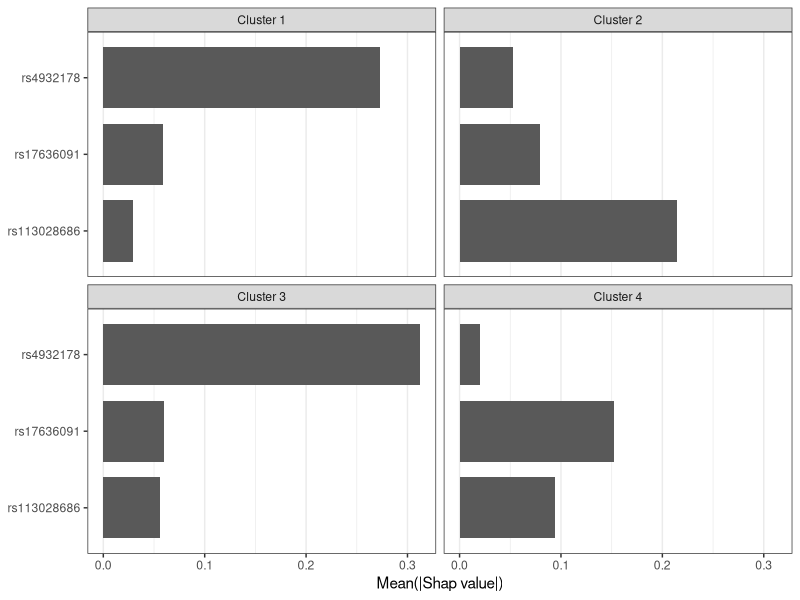
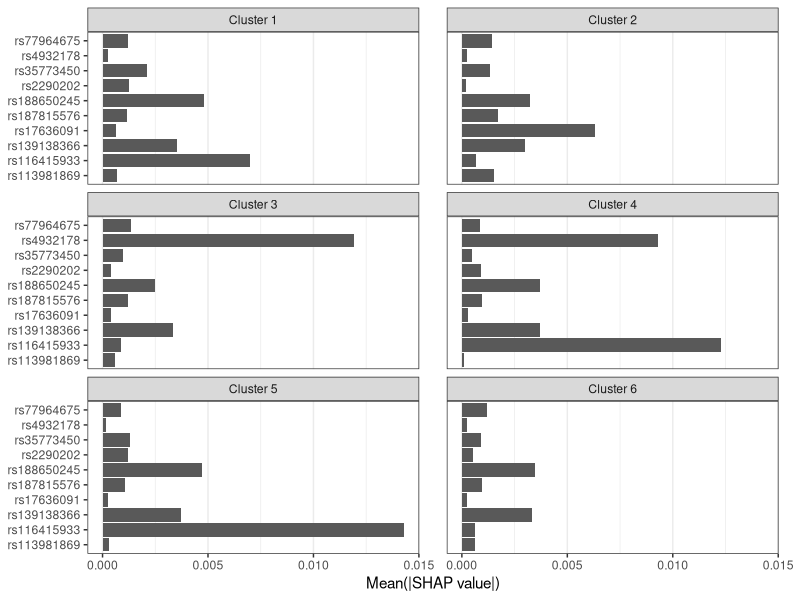
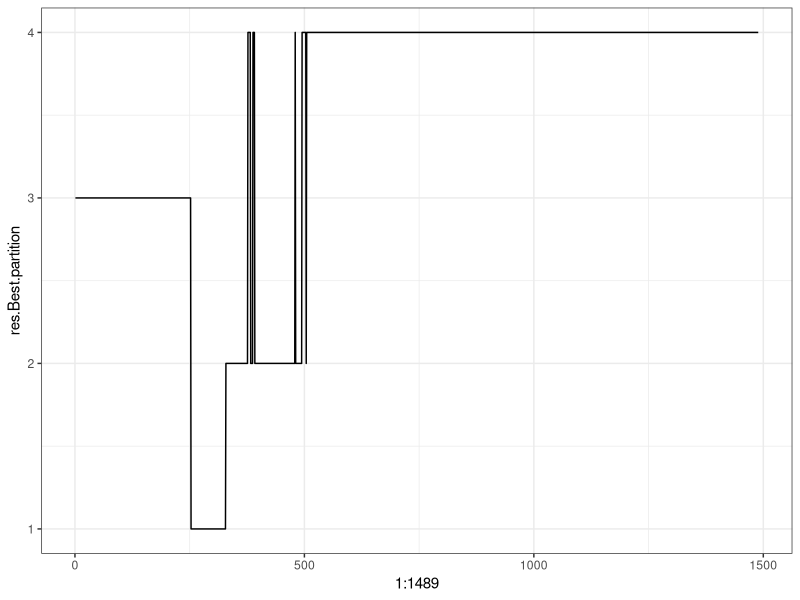
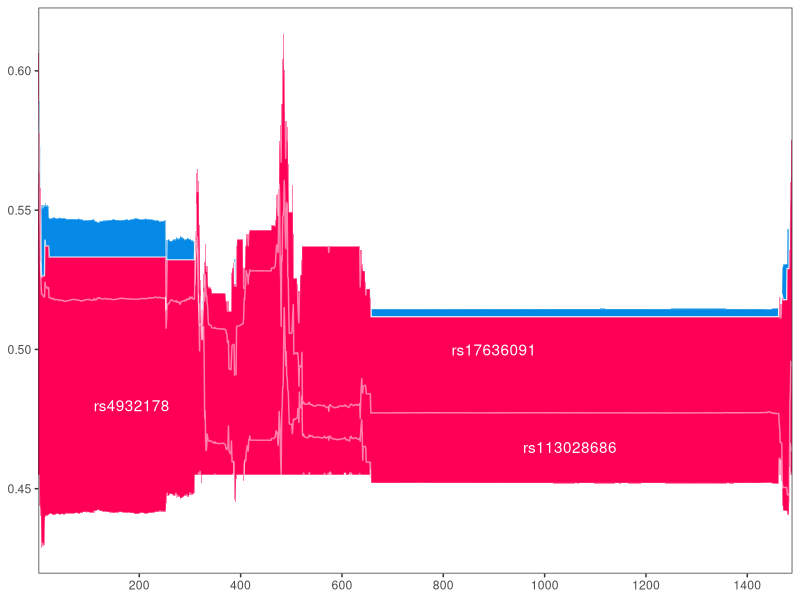
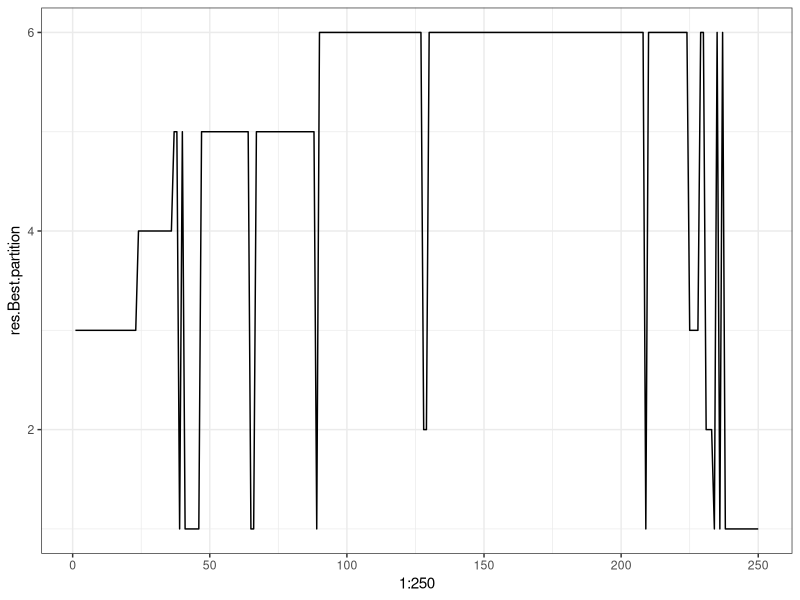
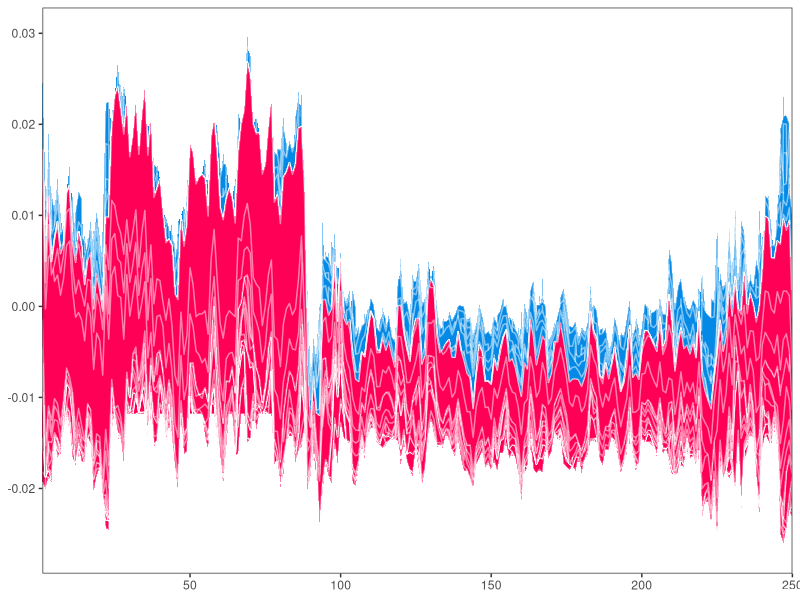
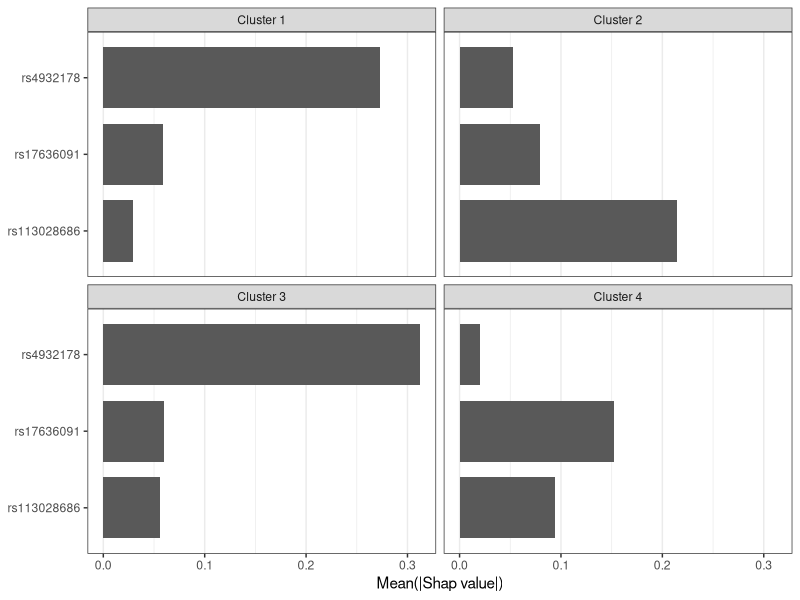
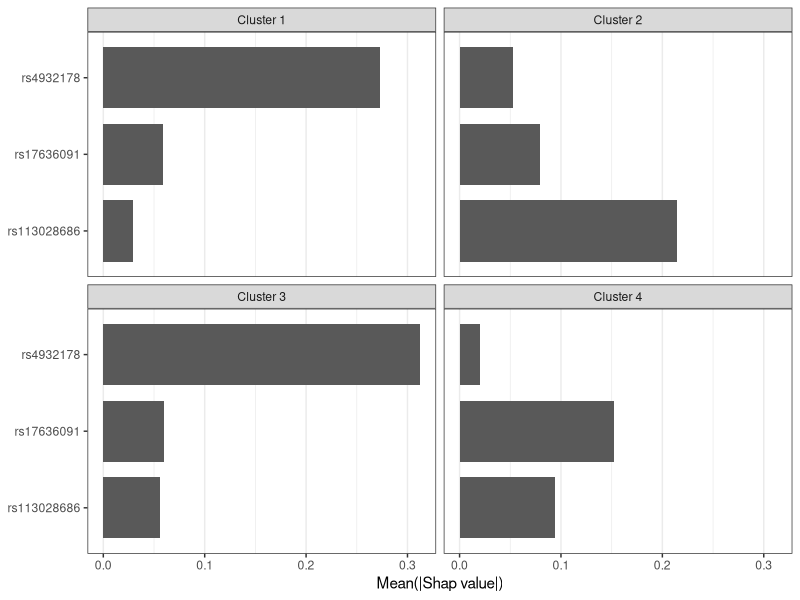

Reproduce these figures in R, in order. (Note: this script raises an error after producing the figures.)
## ---- chunk 1
library(ggplot2)
library(tidyr)
library(dplyr)
library(readr)
theme_set(theme_bw())
## ---- chunk 2
clusters_classic <- read_delim('results/clusters_classic.txt', delim = '\t') %>% 
  mutate(cluster = paste('Cluster', res.Best.partition))
shap_classic <- read_delim('results/shapValues_classic.txt', delim = '\t')
clusters_resAdj <- read_delim('results/clusters_resAdj.txt', delim = '\t') %>% 
  mutate(cluster = paste('Cluster', res.Best.partition))
shap_resAdj <- read_delim('results/shapValues_resAdj.txt', delim = '\t')
## ---- chunk 3
snps_classic <- shap_classic %>%
  select(contains('rs')) %>% 
  abs() %>%
  colMeans() %>%
  sort(decreasing = T) %>%
  names()

snps_resadj <- shap_resAdj %>%
  select(contains('rs')) %>% 
  abs() %>%
  colMeans() %>%
  sort(decreasing = T) %>%
  names()

classic_df <- clusters_classic  %>% 
  left_join(shap_classic) %>% 
  pivot_longer(contains('rs')) %>% 
  group_by(cluster, name) %>% # by cluster
  summarise(per_cluster = mean(abs(value)), .groups = 'drop') %>% 
  filter(per_cluster > 0.001)

imp_snps_classic <- unique(classic_df$name)
feat_imp_classic <- classic_df %>% 
  ggplot(aes(x = per_cluster, y = name)) +
  geom_col(width = 0.8) +
  facet_wrap(~ cluster, ncol = 2) +
  labs(x = 'Mean(|Shap value|)', y = NULL)+
  theme(panel.grid.major.y = element_blank(),
        panel.grid.minor.y = element_blank())
feat_imp_classic
# ggsave('figs/feat_imp_classic.pdf', feat_imp_classic,
#        width = 6, height = 3)
ggsave('figs/feat_imp_classic.ps', feat_imp_classic,
       width = 6, height = 3)
ggsave('figs/feat_imp_classic.png', feat_imp_classic,
       width = 6, height = 3)
## ---- chunk 4
resadj_df <- clusters_resAdj %>% 
  left_join(shap_resAdj) %>% 
  pivot_longer(contains('rs')) %>% 
  group_by(cluster, name) %>% # by cluster
  summarise(per_cluster = mean(abs(value)), .groups = 'drop')

imp_snps_resadj <- resadj_df %>%
  group_by(cluster) %>%
  top_n(5) %>%
  pull(name) %>%
  unique() %>%
  shap_resAdj[, .] %>%
  abs() %>%
  colMeans() %>%
  sort(decreasing = T) %>%
  names()

# look at top 5 clusters then unite
feat_imp_resadj <- resadj_df %>% 
  filter(name %in% imp_snps_resadj) %>%
  ggplot(aes(x = per_cluster, y = name)) +
  geom_col() +
  facet_wrap(~ cluster, ncol = 2) +
  labs(x = 'Mean(|SHAP value|)', y = NULL) +
  theme(panel.grid.major.y = element_blank(),
        panel.grid.minor.y = element_blank(),
        panel.spacing.x = unit(7, 'mm'),
        plot.margin = unit(c(5.5, 15.5, 5.5, 5.5), 'pt'))

feat_imp_resadj
# ggsave('figs/feat_imp_resadj.pdf', feat_imp_resadj,
#        width = 7, height = 5)
ggsave('figs/feat_imp_resadj.ps', feat_imp_resadj,
       width = 7, height = 5)
ggsave('figs/feat_imp_resadj.png', feat_imp_resadj,
       width = 7, height = 5)
## ---- chunk 5
# https://github.com/slundberg/shap/issues/29
# base_value_classic = -0.181025324381120

expit <- function(x) 1/(1+exp(-x))
untransformed_base_value_classic = -0.181025324381120
base_value_classic <- expit(untransformed_base_value_classic) # 0.4548669

# base_value_classic = 0
shap_cluster <- shap_classic[ , c('eid', snps_classic)] %>% 
  left_join(clusters_classic)

dist_mat <- shap_cluster[, snps_classic] %>% 
  as.matrix() %>% 
  dist(method = "euclidean")
clustered_shap <- hclust(dist_mat^2, method = 'complete')
myorder <- seriation:::reorder.hclust(clustered_shap, dist_mat^2, method = "OLO")

shap_reordered <- shap_cluster[myorder$order, ] %>% 
  mutate(row = row_number())

clusters_classic[myorder$order, ] %>% 
  ggplot(aes(x = 1:1489, y = res.Best.partition)) +
  geom_line()

shap_classic[, snps_classic] %>% head(30)

shap_trans <- shap_reordered %>% # TODO
  pivot_longer(contains('rs')) %>% 
  group_by(eid, row, name, cluster) %>% 
  summarise(value = sum(value), .groups = 'drop') %>% 
  pivot_wider(names_from = name) %>% 
  arrange(cluster)

# https://github.com/slundberg/shap/issues/29#issuecomment-408385378
shap_plot <- shap_trans %>% 
  mutate(
    original_explanation_distance = select(., contains("rs")) %>% rowSums(),
    total = expit(original_explanation_distance + untransformed_base_value_classic),
    min_rs = total,
    max_rs = total,
    distance_to_explain = total - base_value_classic,
    distance_coefficient = original_explanation_distance / distance_to_explain,
    across(starts_with('rs'), ~ .x / distance_coefficient)
  )

for (snp in snps_classic){ #TODO
  snp_name <- paste0(snp, '_loc')
  shap_plot <- shap_plot %>% 
    mutate(
      snp_loc = ifelse(!!sym(snp) >= 0, 
                       min_rs - !!sym(snp), 
                       max_rs - !!sym(snp)),
      min_rs = pmin(snp_loc, min_rs),
      max_rs = pmax(snp_loc, max_rs),
      !!snp_name := snp_loc
    )
}
shap_plot <- shap_plot %>% 
  select(row, cluster, total, ends_with('loc'))

p <- ggplot()
for (snp_name in rev(snps_classic)){
  snp <- paste0(snp_name, '_loc')
  new_shap <- shap_plot %>%
    mutate(fill = ifelse(total < !!sym(snp), '#048AE6', '#FF0056'),
           # color = ifelse(total < !!sym(snp), '#D1E6FA', '#FFC3D5'),
           ymin = pmin(total, !!sym(snp)),
           ymax = pmax(total, !!sym(snp))) %>% 
    arrange(row)
  rep_n <- nrow(new_shap)

  p <- p +
    geom_ribbon(
      data = new_shap, aes(x = row, ymin = total, ymax = ymax), fill = '#048AE6') +
    geom_ribbon(
      data = new_shap, aes(x = row, ymin = ymin, ymax = total), fill = '#FF0056') +
    geom_path(aes(x = row, y = !!sym(snp), group = 1),
              data = new_shap, color = 'white', alpha = 0.5) +
    geom_path(aes(x = row, y = total, group = 1), 
              data = new_shap, color = 'white', alpha = 0.5) +
    NULL
}

annotate_df <- tribble(
  ~x, ~y, ~label,
  185, 0.48 , 'rs4932178',
  900, 0.5, 'rs17636091',
  1050, 0.465, 'rs113028686'
)
shap_force <- p +
  scale_fill_identity() +
  scale_color_identity() +
  scale_alpha_identity() +
  scale_x_continuous(
    expand = expansion(0, 0), breaks = seq(0, 1400, 200)) +
  theme(panel.spacing.x = unit(0, 'mm'),
        panel.grid = element_blank()) +
  labs(y = NULL, x = NULL) +
  geom_text(data = annotate_df, 
            aes(x = x, y = y, label = label),
            color = 'white')

shap_force
ggsave('figs/shap_force_classic.png', shap_force,
       width = 12, height = 4)
ggsave('figs/shap_force_classic.ps', shap_force,
       width = 12, height = 4)

## ---- chunk 6
base_value_resadj = -0.011816386952043862
shap_cluster <- shap_resAdj[ , c('eid', snps_resadj)] %>% 
  left_join(clusters_resAdj)

dist_mat <- shap_cluster[, snps_resadj] %>% 
  as.matrix() %>% 
  dist(method = "euclidean")
clustered_shap <- hclust(dist_mat^2, method = 'complete')
myorder <- seriation:::reorder.hclust(clustered_shap, dist_mat^2, method = "OLO")

shap_reordered <- shap_cluster[myorder$order, ] %>% 
  mutate(row = row_number())

clusters_resAdj[myorder$order, ] %>% 
  ggplot(aes(x = 1:250, y = res.Best.partition)) +
  geom_line()

shap_resAdj[, snps_resadj] %>% head(30)

shap_trans <- shap_reordered %>% 
  pivot_longer(contains('rs')) %>% 
  group_by(eid, row, name, cluster) %>% 
  summarise(value = sum(value), .groups = 'drop') %>% 
  pivot_wider(names_from = name) %>% 
  arrange(cluster)

shap_plot <- shap_trans %>% 
  mutate(
    total = select(., contains("rs")) %>% rowSums() + base_value_resadj,
    min_rs = total,
    max_rs = total
  )

for (snp in snps_resadj){
  snp_name <- paste0(snp, '_loc')
  shap_plot <- shap_plot %>% 
    mutate(
      snp_loc = ifelse(!!sym(snp) >= 0, 
                       min_rs - !!sym(snp), 
                       max_rs - !!sym(snp)),
      min_rs = pmin(snp_loc, min_rs),
      max_rs = pmax(snp_loc, max_rs),
      !!snp_name := snp_loc
    )
}
shap_plot <- shap_plot %>% 
  select(row, cluster, total, ends_with('loc')) 

p <- ggplot()
for (snp_name in rev(snps_resadj)){
  snp <- paste0(snp_name, '_loc')
  new_shap <- shap_plot %>%
    mutate(fill = ifelse(total < !!sym(snp), '#048AE6', '#FF0056'),
           # color = ifelse(total < !!sym(snp), '#D1E6FA', '#FFC3D5'),
           ymin = pmin(total, !!sym(snp)),
           ymax = pmax(total, !!sym(snp))) %>% 
    arrange(row)
  rep_n <- nrow(new_shap)

  p <- p +
    geom_ribbon(
      data = new_shap, aes(x = row, ymin = total, ymax = ymax), fill = '#048AE6') +
    geom_ribbon(
      data = new_shap, aes(x = row, ymin = ymin, ymax = total), fill = '#FF0056') +
    geom_path(aes(x = row, y = !!sym(snp), group = 1),
              data = new_shap, color = 'white', alpha = 0.5) +
    geom_path(aes(x = row, y = total, group = 1), 
              data = new_shap, color = 'white', alpha = 0.5) +
    NULL
}
shap_force <- p +
  scale_fill_identity() +
  scale_color_identity() +
  scale_alpha_identity() +
  scale_x_continuous(expand = expansion(0, 0)) +
  theme(panel.spacing.x = unit(0, 'mm'),
        panel.grid = element_blank()) +
  labs(y = NULL, x = NULL)

shap_force
ggsave('figs/shap_force_resadj.png', shap_force,
       width = 12, height = 4)
ggsave('figs/shap_force_resadj.ps', shap_force,
       width = 12, height = 4)
## ---- chunk 7
sessioninfo::session_info()
